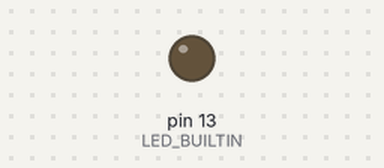
Recording of a sketch running on a simulated Arduino Uno, built with avr-gcc and run on an emulated ATmega328P. Parts: output pins drawn as LEDs (lit = HIGH).

Above: at 1.1 s.
At 8.7 s:
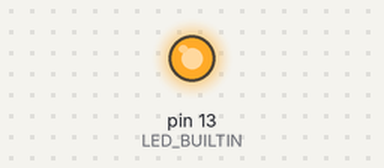
Timing chart, 0 to 14.7 s (numbered marks = the images above):
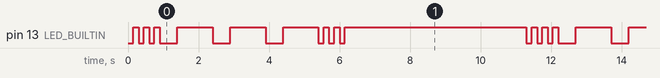

Measured:
- by itself, pin 13 (LED_BUILTIN): repeats every 11.3 s: 2 × (LOW 0.15 s, HIGH 0.15 s), 3 × (LOW 0.50 s, HIGH 1.0 s), 2 × (LOW 0.15 s, HIGH 0.15 s), LOW 0.15 s, HIGH 5.2 s, LOW 0.15 s, HIGH 0.15 s
- by itself, everything shown: repeats every 11.3 s, in 18 steps

The sketch:

T3A01-digitalWrite-Nima.ino
```cpp
void setup() {
  pinMode(LED_BUILTIN, OUTPUT);
}
void loop() {
   for (int myLoop = 0; myLoop < 3; myLoop++ ){
        digitalWrite(LED_BUILTIN, 0);
        delay(150);
        digitalWrite(LED_BUILTIN, 1);
        delay(150);
    }
       for (int myLoop = 0; myLoop < 3; myLoop++ ){
        digitalWrite(LED_BUILTIN, 0);
        delay(500);
        digitalWrite(LED_BUILTIN, 1);
        delay(1000);
    }
       for (int myLoop = 0; myLoop < 3; myLoop++ ){
        digitalWrite(LED_BUILTIN, 0);
        delay(150);
        digitalWrite(LED_BUILTIN, 1);
        delay(150);
    }
    delay(5000);
}
```
